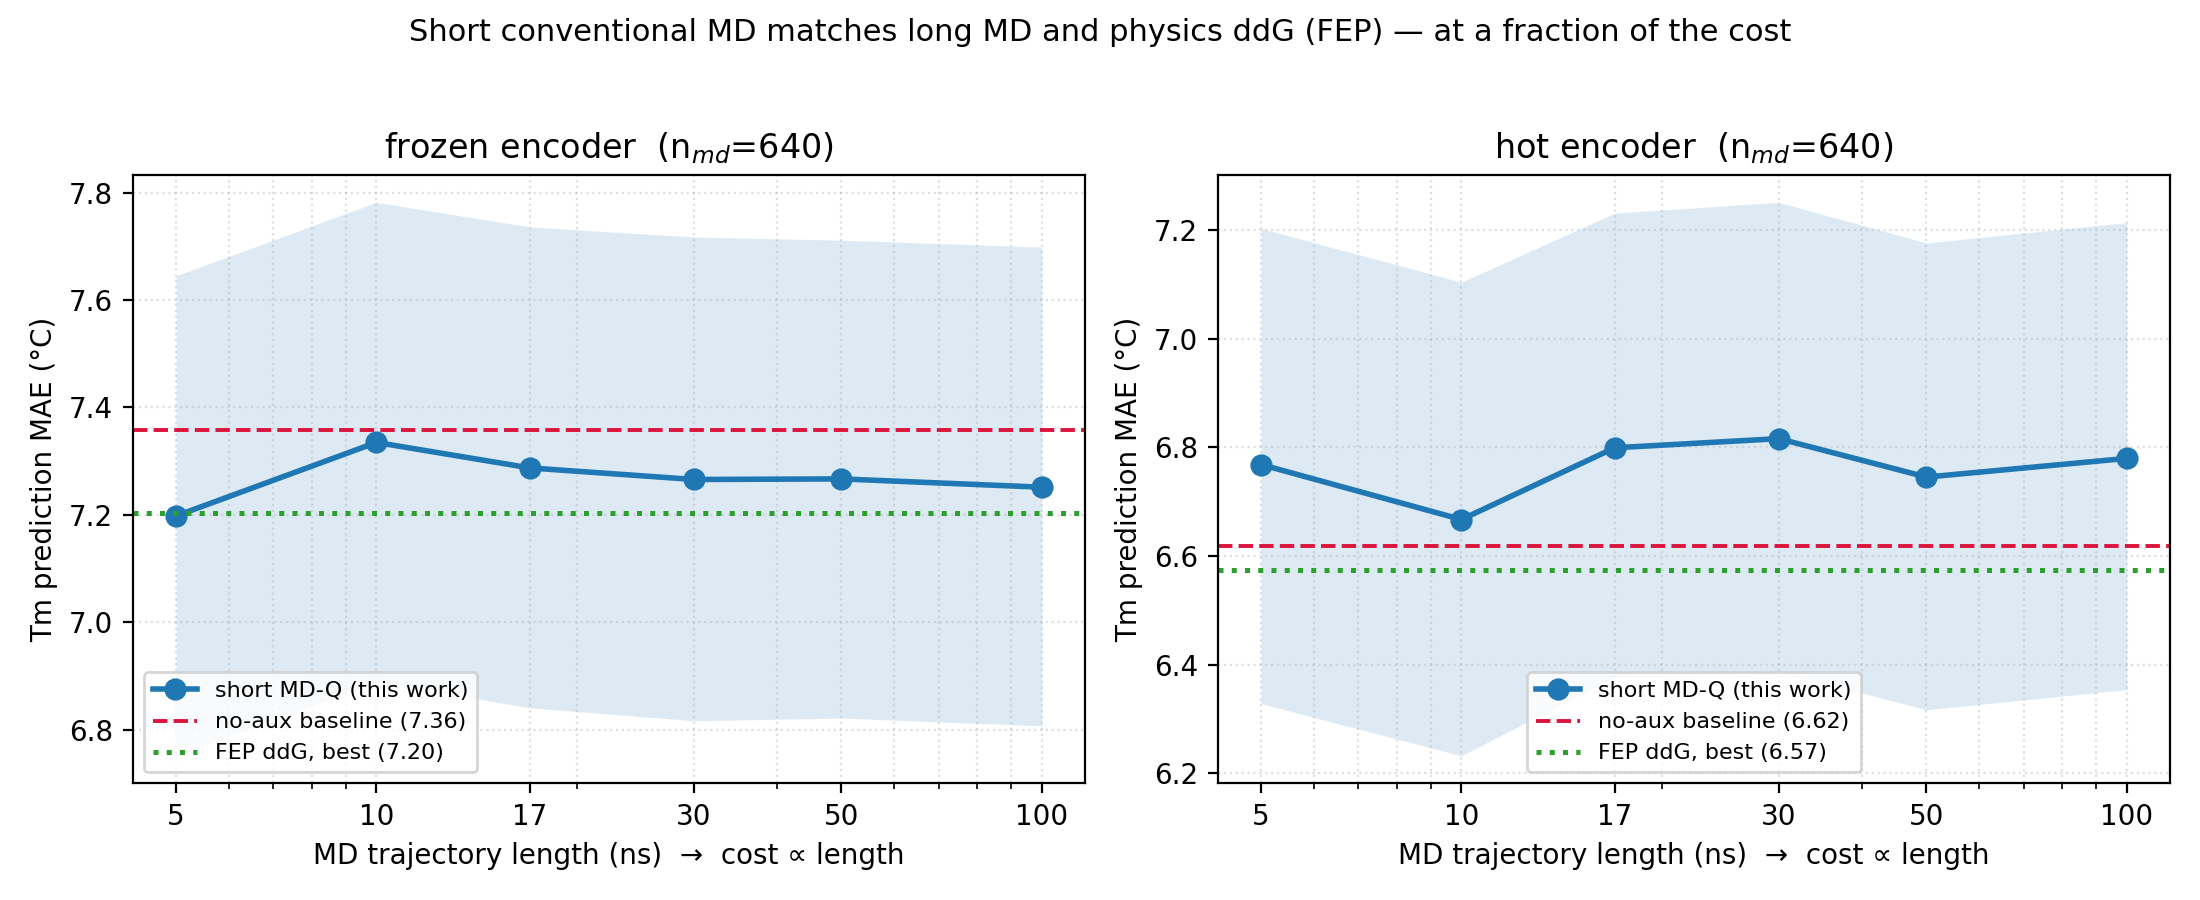

Write the Python code that produced this figure.
#!/usr/bin/env python3
"""Cost-analysis figure: prediction accuracy vs MD trajectory length.

Shows that a SHORT (cheap) MD run yields the same auxiliary signal as a long one,
and matches the physics ddG (FEP) baseline -- at a fraction of the simulation cost.
All numbers from the current NbBench pipeline (results/*/scaling.json), n_md=640.
"""
import json
import os
import numpy as np
import matplotlib
matplotlib.use("Agg")
import matplotlib.pyplot as plt

REPO = os.path.dirname(os.path.dirname(os.path.abspath(__file__)))
RES = os.path.join(REPO, "results")
LENGTHS = [5, 10, 17, 30, 50, 100]


def pt(exp):
    p = os.path.join(RES, exp, "scaling.json")
    if not os.path.exists(p):
        return None
    d = json.load(open(p))["scaling"]
    s = d[-1]  # single point (n_md=640) or last point
    return s["mae"], s["ci_lo"], s["ci_hi"]


def ref_best(exp):
    p = os.path.join(RES, exp, "scaling.json")
    if not os.path.exists(p):
        return None
    d = json.load(open(p))["scaling"]
    return min(x["mae"] for x in d)


def ref_full(exp):
    """no-aux baseline = MAE at the largest n_tm point."""
    p = os.path.join(RES, exp, "scaling.json")
    if not os.path.exists(p):
        return None
    d = json.load(open(p))["scaling"]
    return d[-1]["mae"]


fig, axes = plt.subplots(1, 2, figsize=(11, 4.5), sharey=False)
for ax, enc in zip(axes, ["frozen", "hot"]):
    xs, mae, lo, hi = [], [], [], []
    for t in LENGTHS:
        r = pt(f"short_{enc}_t{t}")
        if r:
            xs.append(t); mae.append(r[0]); lo.append(r[1]); hi.append(r[2])
    xs = np.array(xs); mae = np.array(mae)
    ax.fill_between(xs, lo, hi, color="tab:blue", alpha=0.15, lw=0)
    ax.plot(xs, mae, "o-", color="tab:blue", lw=2, ms=7, label="short MD-Q (this work)")

    base = ref_full(f"tm_ref_{enc}")
    fep = ref_best(f"fep_{enc}")
    if base is not None:
        ax.axhline(base, ls="--", color="crimson", lw=1.4,
                   label=f"no-aux baseline ({base:.2f})")
    if fep is not None:
        ax.axhline(fep, ls=":", color="tab:green", lw=1.8,
                   label=f"FEP ddG, best ({fep:.2f})")

    ax.set_xscale("log")
    ax.set_xticks(LENGTHS)
    ax.set_xticklabels([str(t) for t in LENGTHS])
    ax.set_xlabel("MD trajectory length (ns)  →  cost ∝ length")
    ax.set_ylabel("Tm prediction MAE (°C)")
    ax.set_title(f"{enc} encoder  (n$_{{md}}$=640)")
    ax.legend(fontsize=8, loc="best")
    ax.grid(True, which="both", ls=":", alpha=0.4)

fig.suptitle("Short conventional MD matches long MD and physics ddG (FEP) — at a fraction of the cost",
             fontsize=11)
fig.tight_layout(rect=[0, 0, 1, 0.96])
out = os.path.join(REPO, "plot", "fig_cost.png")
fig.savefig(out, dpi=200)
fig.savefig(out.replace(".png", ".pdf"))
print("wrote", out)
